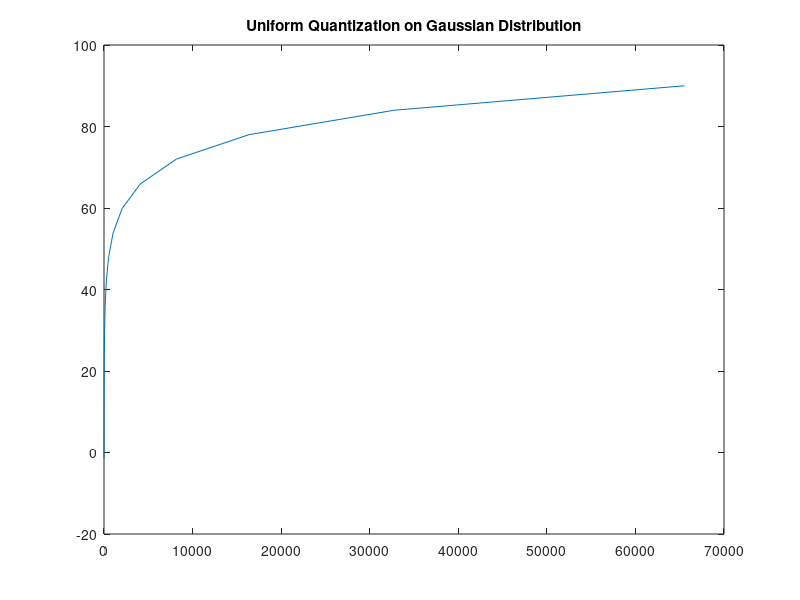

Here is the MATLAB script that generated this plot:
%Compare level of quanitzation with SNR for uniform quantization%

clc;
clear all;

N = 10000; %Number of samples%

x_n = randn(1,N);
x_max=max(x_n);
x_min = min(x_n);

x_power = sum(x_n.^2)/N; %Power of unifrom distribution %

for i=1:1:16 %explore 14 diffrent bit lengths%
  L = 2^i;
  step = (x_max-x_min)/L;
  for j=1:1:length(x_n)
    I = floor((x_n(j)-x_min)/step);
    y(j) = x_min+I*step+step/2;
   end
   err = x_n-y;
   noisepow(i) = sum(err.^2)/N;
end

snr = x_power./noisepow;
snr = 10.*log10(snr);
m=1:16;l=2.^m;
plot(l,snr);
title('Uniform Quantization on Gaussian Distribution');
